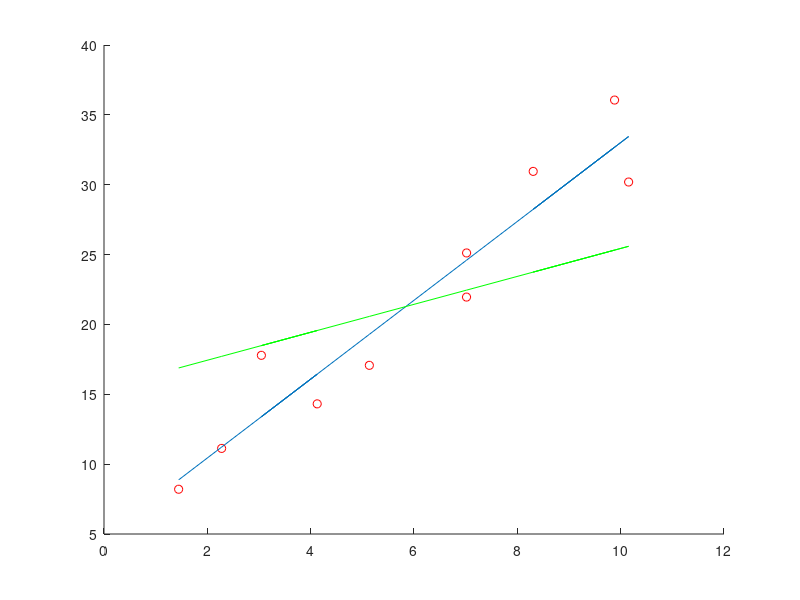

Here is the MATLAB script that generated this plot:
addpath utility/
addpath machineLearning/

load dataset4lineFit.txt
x = dataset4lineFit(:, 1);
y = dataset4lineFit(:, 2);
hold on;
plot(x, y, 'ro');

X = [x ones(size(x))];
Y = [y];
coef = X\Y;

plot(x, X*coef);

[data, eighVec, eighVal] = pca([x y]');

mx = mean(x);
my = mean(y);
c = -(eighVec(1, end)*mx+eighVec(2, end)*my);
plot(x, -eighVec(1, end)/eighVec(2, end)*(x)-c/eighVec(2, end), 'g-');